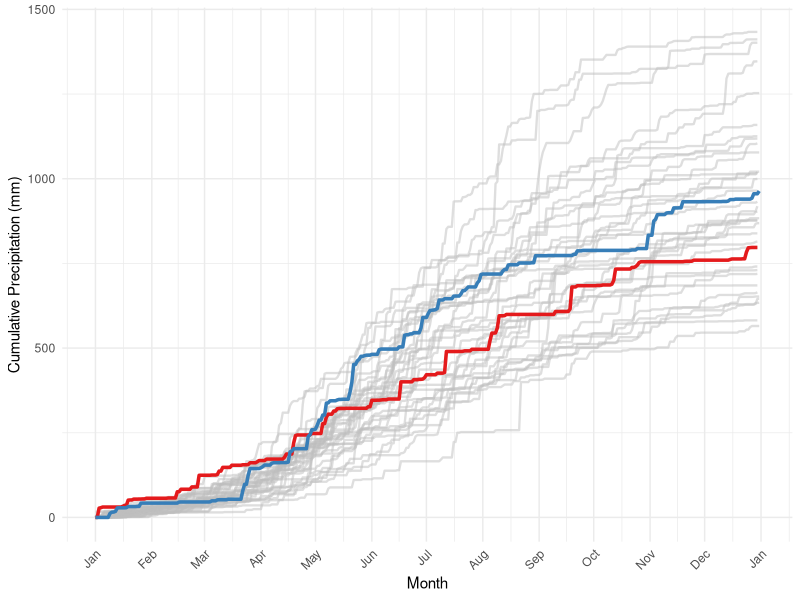
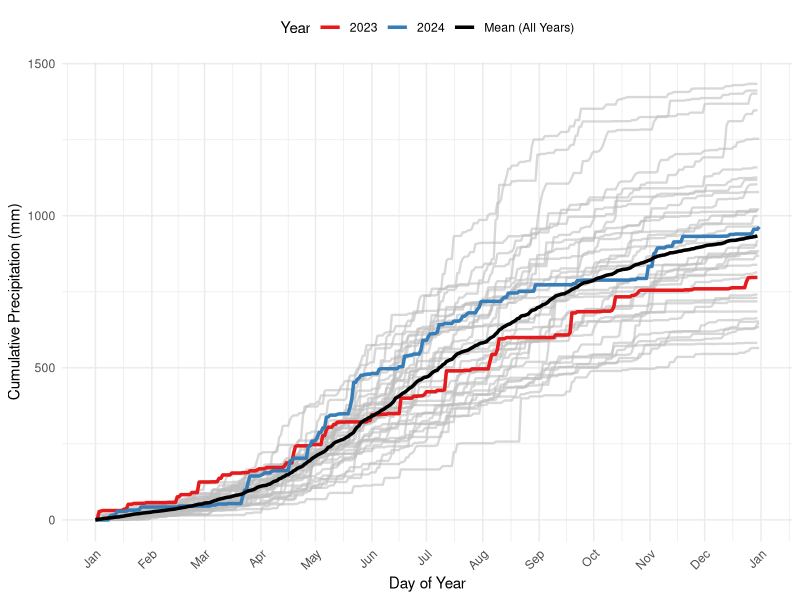
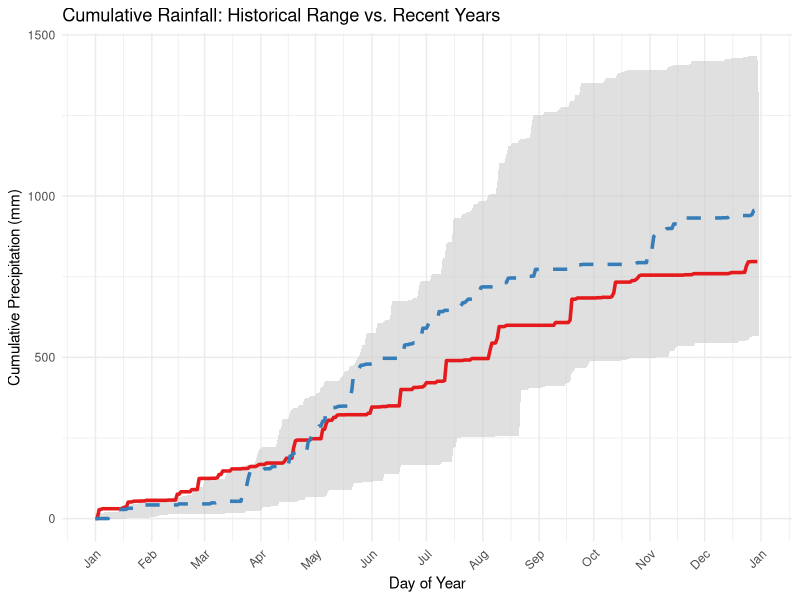
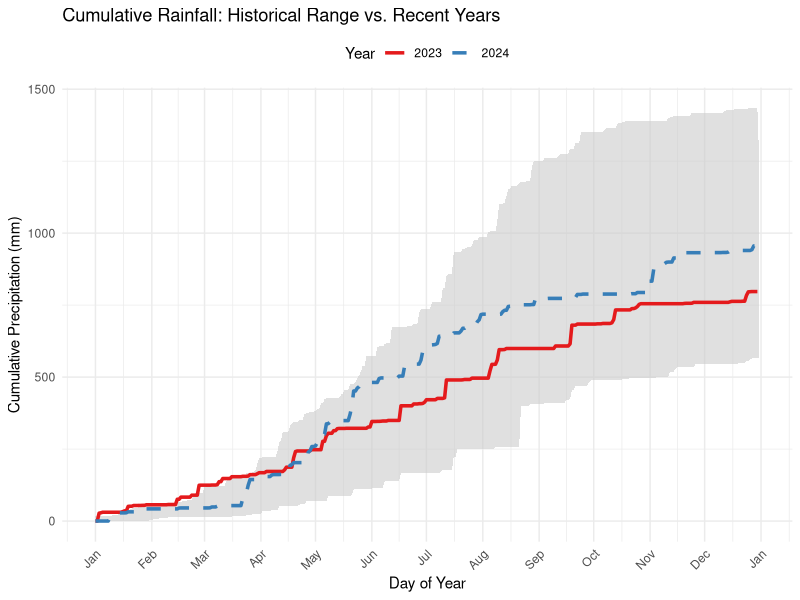
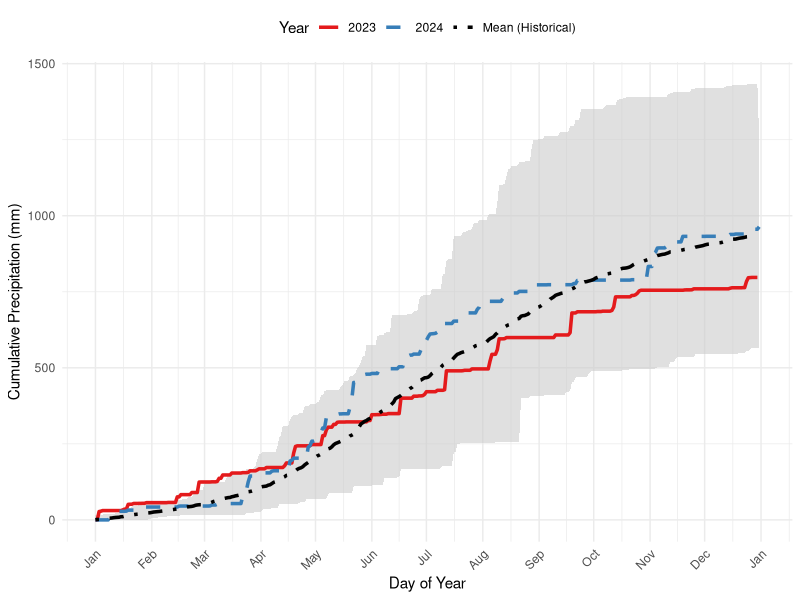

Generate these figures, in order, with R:
library(tidyverse)
library(readxl)
library(lubridate)

rain <- read_xlsx("data/rain/historical_rain.xlsx")

rain <- rain %>%
  select(day, doy, precipmm) %>%
  mutate(
    date = as.Date(day),
    year = year(date),
  ) %>%
  group_by(year) %>%
  arrange(date) %>%
  mutate(cumulative_precip = cumsum(precipmm))

rain <- rain %>%
  mutate(doy_date = as.Date(doy - 1, origin = "2000-01-01"))

rain %>%
  ggplot(aes(x = doy_date, y = cumulative_precip, group = year)) +
  # All years gray
  geom_line(
    data = filter(rain, !(year %in% c(2023, 2024))),
    color = "gray",
    size = 0.8,
    alpha = 0.5
  ) +
  # 2023 and 2024 colored
  geom_line(data = filter(rain, year == 2023), color = "#E41A1C", size = 1.2) +
  geom_line(data = filter(rain, year == 2024), color = "#377EB8", size = 1.2) +
  scale_x_date(
    date_breaks = "1 month", # Breaks at each month
    date_labels = "%b" # Label as abbreviated month names
  ) +
  labs(
    x = "Month",
    y = "Cumulative Precipitation (mm)"
  ) +
  theme_minimal() +
  theme(axis.text.x = element_text(angle = 45, hjust = 1))

mean_cum <- rain %>%
  group_by(doy_date) %>%
  summarize(cumulative_precip = mean(cumulative_precip, na.rm = TRUE)) %>%
  mutate(year = "Mean") %>%
  filter(doy_date != "2000-12-31") # For merging and labeling

# Combine all into one data frame for plotting
rain_long <- rain %>%
  filter(year %in% c(2023, 2024)) %>% # Only plot 2023 and 2024
  mutate(year = as.character(year)) %>%
  bind_rows(mean_cum) # add the mean as its own 'year'

# For all OTHER years, add a gray background
background <- rain %>%
  filter(!(year %in% c(2023, 2024)))

rain_plot <- ggplot() +
  # Gray lines for all other years
  geom_line(
    data = background,
    aes(x = doy_date, y = cumulative_precip, group = year),
    color = "gray", size = 0.8, alpha = 0.6
  ) +
  # Colored lines for 2023, 2024, and mean
  geom_line(
    data = rain_long,
    aes(x = doy_date, y = cumulative_precip, color = year, group = year),
    size = 1.2
  ) +
  scale_color_manual(
    name = "Year",
    values = c("2023" = "#E41A1C", "2024" = "#377EB8", "Mean" = "black"),
    labels = c("2023", "2024", "Mean (All Years)")
  ) +
  scale_x_date(
    date_breaks = "1 month", # Breaks at each month
    date_labels = "%b" # Label as abbreviated month names
  ) +
  labs(
    x = "Day of Year",
    y = "Cumulative Precipitation (mm)"
  ) +
  theme_minimal() +
  theme(
    axis.text.x = element_text(angle = 45, hjust = 1),
    legend.position = "top"
  )

rain_plot

#### Version 2
# Exclude current years from the envelope
hist_env <- rain %>%
  filter(!(year %in% c(2023, 2024))) %>%
  group_by(doy_date) %>%
  summarize(
    min_cum = min(cumulative_precip, na.rm = TRUE),
    max_cum = max(cumulative_precip, na.rm = TRUE)
  )

rain_2023 <- filter(rain, year == 2023)
rain_2024 <- filter(rain, year == 2024)

ggplot() +
  # Shaded region for historical envelope
  geom_ribbon(
    data = hist_env,
    aes(x = doy_date, ymin = min_cum, ymax = max_cum),
    fill = "gray80", alpha = 0.6
  ) +
  # 2023 solid line
  geom_line(
    data = rain_2023,
    aes(x = doy_date, y = cumulative_precip),
    color = "#E41A1C", size = 1.2, linetype = "solid"
  ) +
  # 2024 dashed line
  geom_line(
    data = rain_2024,
    aes(x = doy_date, y = cumulative_precip),
    color = "#377EB8", size = 1.2, linetype = "dashed"
  ) +
  scale_x_date(
    date_breaks = "1 month", # Breaks at each month
    date_labels = "%b" # Label as abbreviated month names
  ) +
  labs(
    title = "Cumulative Rainfall: Historical Range vs. Recent Years",
    x = "Day of Year",
    y = "Cumulative Precipitation (mm)"
  ) +
  theme_minimal() +
  theme(axis.text.x = element_text(angle = 45, hjust = 1)) +
  # Custom legend via manual color/linetype mapping:
  scale_color_manual(
    name = "Year",
    values = c("2023" = "#E41A1C", "2024" = "#377EB8")
  ) +
  scale_linetype_manual(
    name = "Year",
    values = c("2023" = "solid", "2024" = "dashed")
  )

rain_highlight <- rain %>%
  filter(year %in% c(2023, 2024)) %>%
  mutate(year = as.character(year))

ggplot() +
  geom_ribbon(
    data = hist_env,
    aes(x = doy_date, ymin = min_cum, ymax = max_cum),
    fill = "gray80", alpha = 0.6
  ) +
  geom_line(
    data = rain_highlight,
    aes(x = doy_date, y = cumulative_precip, color = year, linetype = year),
    size = 1.2
  ) +
  scale_color_manual(
    name = "Year",
    values = c("2023" = "#E41A1C", "2024" = "#377EB8"),
    labels = c("2023", "2024")
  ) +
  scale_linetype_manual(
    name = "Year",
    values = c("2023" = "solid", "2024" = "dashed"),
    labels = c("2023", "2024")
  ) +
  scale_x_date(
    date_breaks = "1 month", # Breaks at each month
    date_labels = "%b" # Label as abbreviated month names
  ) +
  labs(
    title = "Cumulative Rainfall: Historical Range vs. Recent Years",
    x = "Day of Year",
    y = "Cumulative Precipitation (mm)"
  ) +
  theme_minimal() +
  theme(
    axis.text.x = element_text(angle = 45, hjust = 1),
    legend.position = "top"
  )

mean_cum <- rain %>%
  filter(!(year %in% c(2023, 2024))) %>% # use only historical for mean
  group_by(doy_date) %>%
  summarize(cumulative_precip = mean(cumulative_precip, na.rm = TRUE)) %>%
  mutate(year = "Mean") %>%
  filter(doy_date != "2000-12-31")

rain_highlight <- rain %>%
  filter(year %in% c(2023, 2024)) %>%
  mutate(year = as.character(year)) %>%
  bind_rows(mean_cum)

rain_plot_v2 <- ggplot() +
  geom_ribbon(
    data = hist_env,
    aes(x = doy_date, ymin = min_cum, ymax = max_cum),
    fill = "gray80", alpha = 0.6
  ) +
  geom_line(
    data = rain_highlight,
    aes(x = doy_date, y = cumulative_precip, color = year, linetype = year),
    size = 1.2
  ) +
  scale_color_manual(
    name = "Year",
    values = c(
      "2023" = "#E41A1C",
      "2024" = "#377EB8",
      "Mean" = "black"
    ),
    labels = c(
      "2023" = "2023",
      "2024" = "2024",
      "Mean" = "Mean (Historical)"
    )
  ) +
  scale_linetype_manual(
    name = "Year",
    values = c(
      "2023" = "solid",
      "2024" = "dashed",
      "Mean" = "dotdash"
    ),
    labels = c(
      "2023" = "2023",
      "2024" = "2024",
      "Mean" = "Mean (Historical)"
    )
  ) +
  scale_x_date(
    date_breaks = "1 month", # Breaks at each month
    date_labels = "%b" # Label as abbreviated month names
  ) +
  labs(
    x = "Day of Year",
    y = "Cumulative Precipitation (mm)"
  ) +
  theme_minimal() +
  theme(
    axis.text.x = element_text(angle = 45, hjust = 1),
    legend.position = "top"
  )

rain_plot_v2
# Rain mean and sd
# get max cumulative precip for all years
max_cum_precip <- rain %>%
  filter(year >= 1995 & year <= 2024) %>% # Filter for years of interest
  group_by(year) %>%
  summarize(max_cumulative_precip = max(cumulative_precip, na.rm = TRUE)) %>%
  ungroup()

# Calculate mean and sd for cumulative preci
max_cum_precip %>%
  summarize(
    mean_max_cum = mean(max_cumulative_precip, na.rm = TRUE),
    sd_max_cum = sd(max_cumulative_precip, na.rm = TRUE)
  )

# Air temperature mean and sd
air <- read_xlsx("data/rain/historical_rain.xlsx") %>%
  transmute(
    date = as_date(day),
    year = year(date),
    meanC = as.numeric(meanC)
  ) %>%
  filter(!is.na(date), !is.na(meanC))

# Per-year coverage + annual means of daily mean temp
annual <- air %>%
  group_by(year) %>%
  summarise(
    n_days = n(),
    yearly_meanC = mean(meanC, na.rm = TRUE),
    .groups = "drop"
  ) %>%
  mutate(complete = n_days >= 365) # tighten if you want ≥ 365 for no missing

# Choose your 30-yr window: official normals (1991–2020) or rolling (1995–2024)
window_years <- 1995:2024 # change to 1995:2024 if desired

stat <- annual %>%
  filter(year %in% window_years, complete) %>%
  summarise(
    mean_annual_temp_C = mean(yearly_meanC),
    sd_interannual_C   = sd(yearly_meanC),
    n_years            = n()
  )

round(stat, 2)
# Optional pretty line for the paper:
sprintf(
  "Mean (± interannual SD) annual air temperature: %.1f ± %.1f °C (%d years, %d–%d).",
  stat$mean_annual_temp_C, stat$sd_interannual_C, stat$n_years, min(window_years), max(window_years)
)
